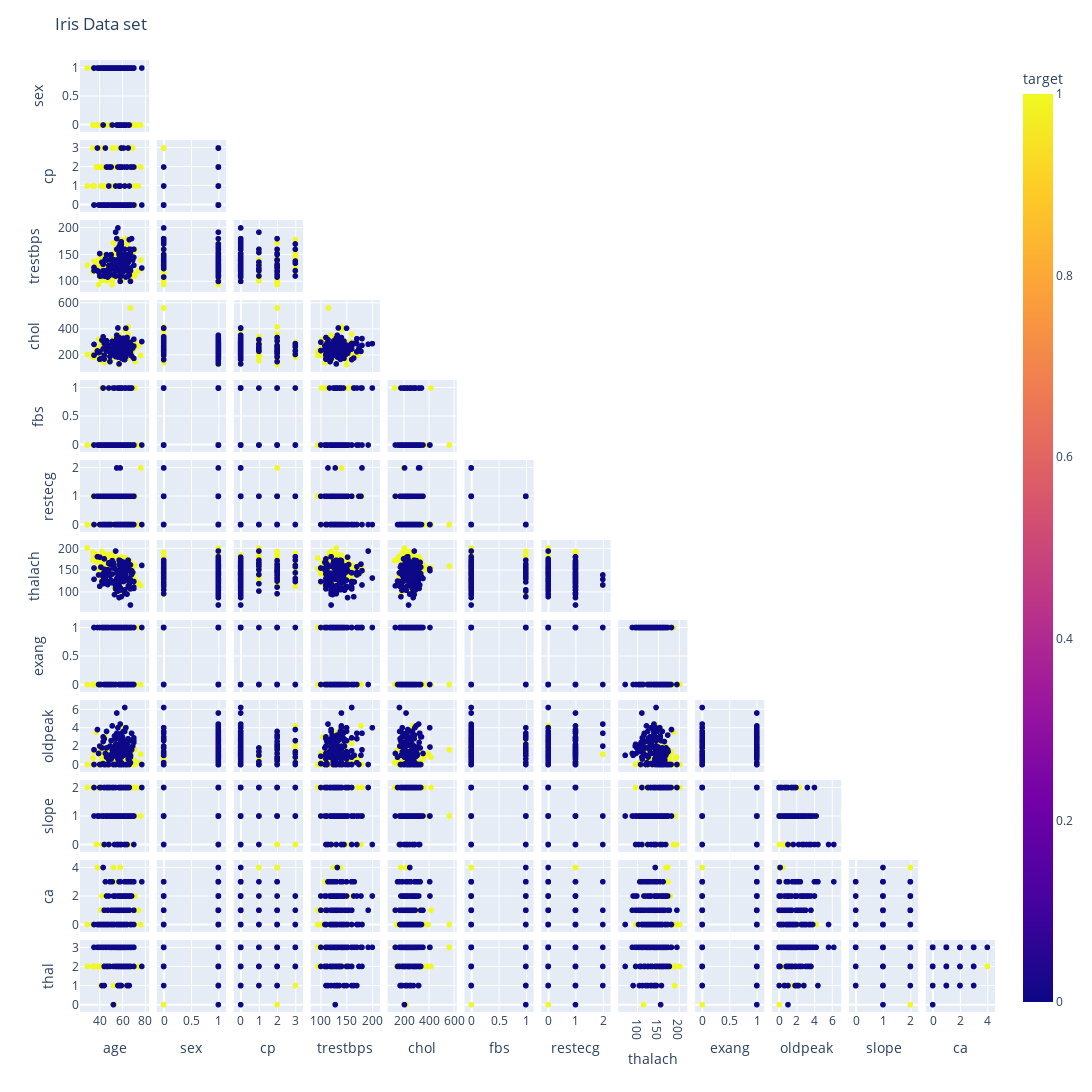

Write notebook code for a chart like this one.
### Code cell
fig = px.scatter_matrix(df, dimensions=["age", "sex", "cp", "trestbps", "chol", "fbs", "restecg", "thalach", "exang", "oldpeak", "slope", "ca", "thal"], color="target")
fig.update_traces(diagonal_visible=False, showupperhalf=False)
fig.update_layout(title='Iris Data set', width=1200, height=1200)
fig.show()

### Figure 1 — Plotly figure (JSON) as saved in the notebook; plotly's stock layout.template omitted (floating-point values rounded to 4 significant figures; data arrays with more than 128 entries replaced by an {"elided": "..."} marker saying what was removed)
{"data": [{"diagonal": {"visible": false}, "dimensions": [{"axis": {"matches": true}, "label": "age", "values": {"elided": "303 int values"}}, {"axis": {"matches": true}, "label": "sex", "values": {"elided": "303 int values"}}, {"axis": {"matches": true}, "label": "cp", "values": {"elided": "303 int values"}}, {"axis": {"matches": true}, "label": "trestbps", "values": {"elided": "303 int values"}}, {"axis": {"matches": true}, "label": "chol", "values": {"elided": "303 int values"}}, {"axis": {"matches": true}, "label": "fbs", "values": {"elided": "303 int values"}}, {"axis": {"matches": true}, "label": "restecg", "values": {"elided": "303 int values"}}, {"axis": {"matches": true}, "label": "thalach", "values": {"elided": "303 int values"}}, {"axis": {"matches": true}, "label": "exang", "values": {"elided": "303 int values"}}, {"axis": {"matches": true}, "label": "oldpeak", "values": {"elided": "303 float values"}}, {"axis": {"matches": true}, "label": "slope", "values": {"elided": "303 int values"}}, {"axis": {"matches": true}, "label": "ca", "values": {"elided": "303 int values"}}, {"axis": {"matches": true}, "label": "thal", "values": {"elided": "303 int values"}}], "hovertemplate": "%{xaxis.title.text}=%{x}<br>%{yaxis.title.text}=%{y}<br>target=%{marker.color}<extra></extra>", "legendgroup": "", "marker": {"color": {"elided": "303 int values"}, "coloraxis": "coloraxis", "symbol": "circle"}, "name": "", "showlegend": false, "showupperhalf": false, "type": "splom"}], "layout": {"coloraxis": {"colorbar": {"title": {"text": "target"}}, "colorscale": [[0, "#0d0887"], [0.1111, "#46039f"], [0.2222, "#7201a8"], [0.3333, "#9c179e"], [0.4444, "#bd3786"], [0.5556, "#d8576b"], [0.6667, "#ed7953"], [0.7778, "#fb9f3a"], [0.8889, "#fdca26"], [1, "#f0f921"]]}, "dragmode": "select", "height": 1200, "legend": {"tracegroupgap": 0}, "margin": {"t": 60}, "title": {"text": "Iris Data set"}, "width": 1200}}
